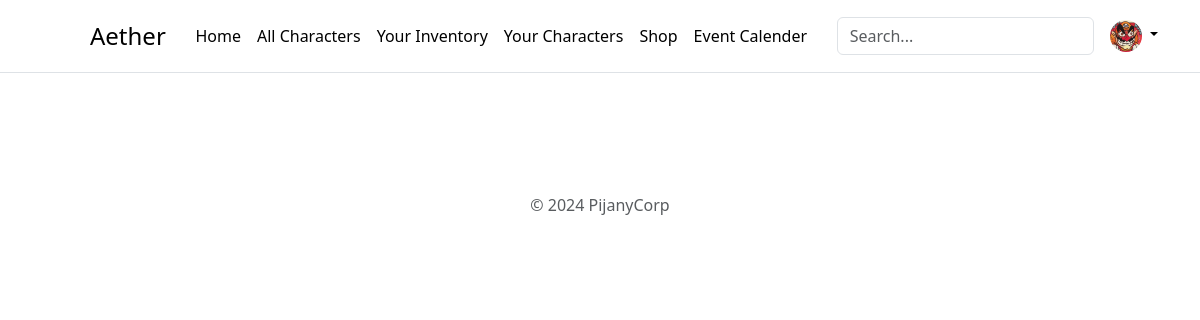
Before: / (signed in) with the older database file.
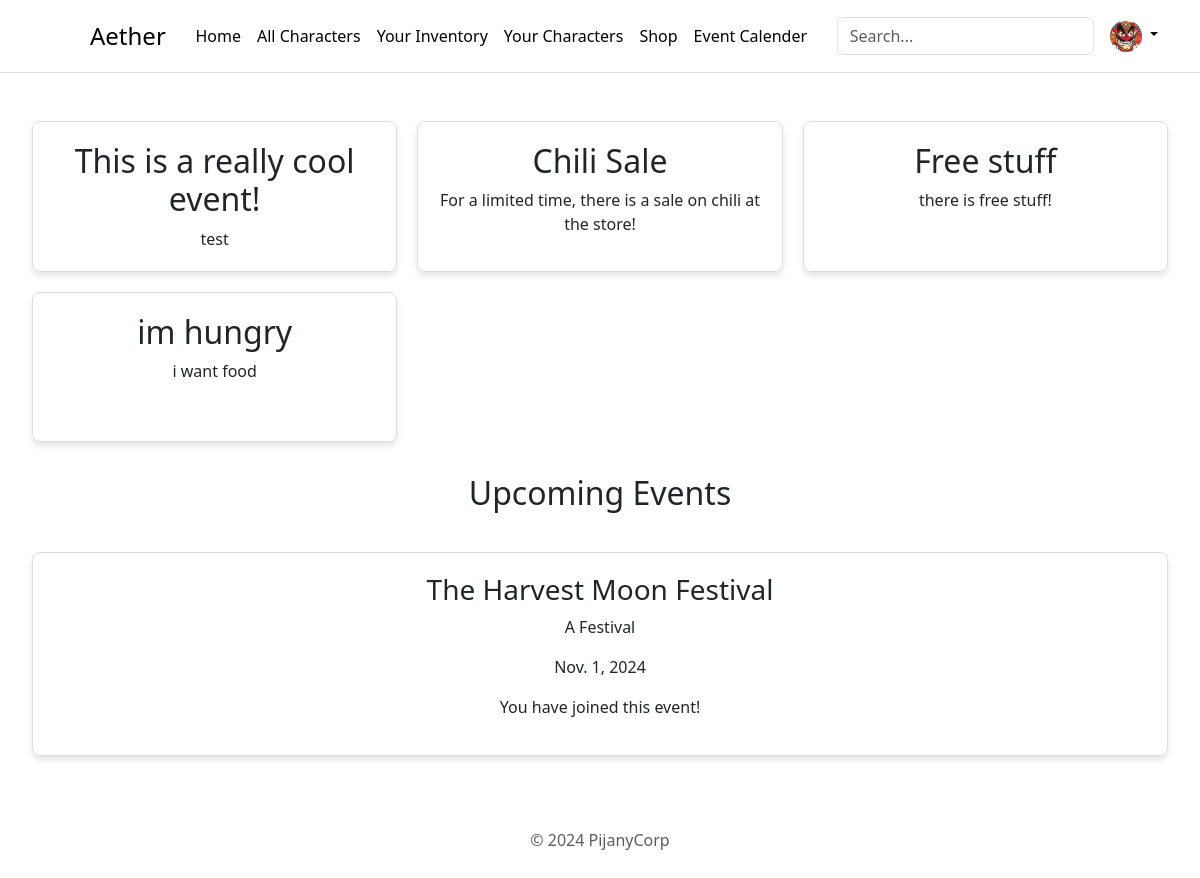
After: the same page with the newer database file.
### main/models.py (models this page shows, shortened)
class SeasonalContent(models.Model):
    title = models.CharField(max_length=200)
    content = models.TextField()
    start_date = models.DateField()
    end_date = models.DateField(null=True, blank=True)

class Event(models.Model):
    title = models.CharField(max_length=255)
    description = models.TextField()
    date = models.DateField()
    participants = models.ManyToManyField(User, related_name='events_participated', blank=True)

### main/views.py (the view)
# urls.py: path('', include('main.urls')),
def main(request):
    today = date.today()
    seasonal_content_entries = SeasonalContent.objects.filter(start_date__lte=today, end_date__gte=today)
    events = Event.objects.filter(date__gte=today)
    profile = None
    if request.user.is_authenticated:
        profile = Profile.objects.get(user=request.user)
    return render(request, 'index.html', {
        'seasonal_content_entries': seasonal_content_entries,
        'events': events,
        'profile': profile
    })

### main/templates/index.html (shortened to what this page needs)
{% extends "base.html" %}
{% block content %}
<div class="feature-section" style="border-left: none; border-right: none;">
    <div class="seasonal-content-grid">
        {% for seasonal_content in seasonal_content_entries %}
        <div class="seasonal-content-box">
            <h2 class="seasonal-content-title">{{ seasonal_content.title }}</h2>
            <div>{{ seasonal_content.content|safe }}</div>
        </div>
        {% endfor %}
    </div>
</div>
{% if events %}
<div class="event-section">
    <h2>Upcoming Events</h2>
    <div class="event-grid">
        {% for event in events %}
        <div class="event-box">
            <h3>{{ event.title }}</h3>
            <p>{{ event.description }}</p>
            <p>{{ event.date }}</p>
            {% if user.is_authenticated %}
                {% if user in event.participants.all %}
                    <p>You have joined this event!</p>
                {% else %}
                    <a href="{% url 'join_event' event.id %}" class="btn btn-primary">Join Event</a>
                {% endif %}
            {% else %}
                <p><a href="{% url 'login_user' %}">Log in</a> to join this event.</p>
            {% endif %}
        </div>
        {% endfor %}
    </div>
</div>
{% endif %}
{% endblock %}

Changed rows visible on the page:
added SeasonalContent: title "This is a really cool event!", content "test"
added SeasonalContent: title "Chili Sale", content "For a limited time, there is a sale on chili at the store!"
added SeasonalContent: title "Free stuff", content "there is free stuff!"
added SeasonalContent: title "im hungry", content "i want food"
added Event: title "The Harvest Moon Festival", description "A Festival", date "Nov. 1, 2024", shows "You have joined this event!"
Other visible differences:
text now shown: "Upcoming Events"
